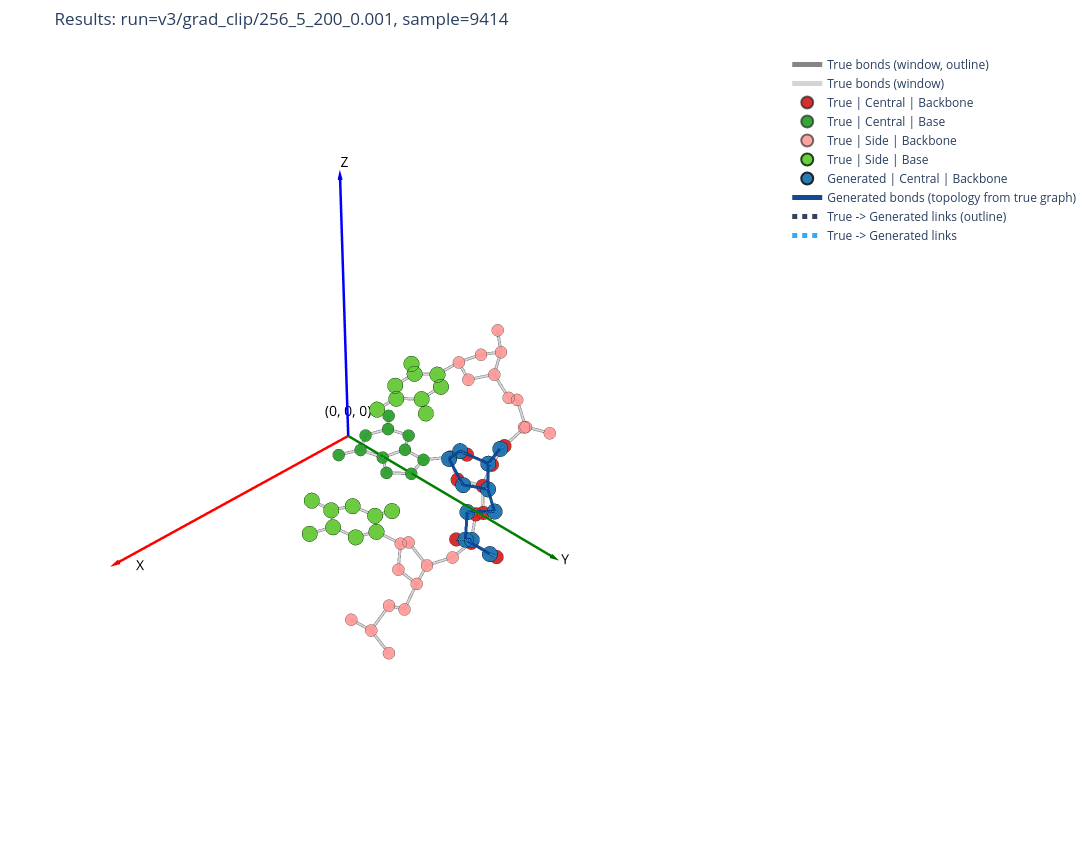

This figure's notebook cell:
### Markdown cell above
### Results

### Code cell
sample_idx = random.randint(0, len(test_dataset) - 1)
data = test_dataset[sample_idx].clone()

# Build masks once to express all visualization classes.
pos_full = data.pos.cpu().numpy()
central_mask = data.central_mask.cpu().numpy().astype(bool)
backbone_mask = data.backbone_mask.cpu().numpy().astype(bool)
side_mask = ~central_mask
base_mask = ~backbone_mask
target_mask = central_mask & backbone_mask

edge_index = data.edge_index.cpu().numpy() if data.edge_index is not None else None
true_backbone = pos_full[target_mask]

# Run generation for central-backbone atoms only.
with torch.no_grad():
    pred_backbone_raw = model.sample(data).cpu().numpy()

# Apply translation-only alignment for visualization to remove possible global drift.
# The model predicts coordinates, while this correction only matches global centroid.
centroid_shift = true_backbone.mean(axis=0) - pred_backbone_raw.mean(axis=0)
pred_backbone = pred_backbone_raw + centroid_shift

# In this dataset, positions are already in the true central nucleotide frame:
# pos_local = (pos_global - origin_true) @ ref_frame_true.
origin_true = data.origin.squeeze(0).cpu().numpy() if hasattr(data, 'origin') else None
ref_frame_true = data.ref_frame.squeeze(0).cpu().numpy() if hasattr(data, 'ref_frame') else None

fig = go.Figure()

# Draw full true-window bonds with a two-layer style to improve visibility.
if edge_index is not None:
    lines_x, lines_y, lines_z = [], [], []
    for i in range(edge_index.shape[1]):
        src_idx, dst_idx = int(edge_index[0, i]), int(edge_index[1, i])
        if src_idx < dst_idx:
            p1 = pos_full[src_idx]
            p2 = pos_full[dst_idx]
            lines_x.extend([p1[0], p2[0], None])
            lines_y.extend([p1[1], p2[1], None])
            lines_z.extend([p1[2], p2[2], None])
    fig.add_trace(go.Scatter3d(
        x=lines_x,
        y=lines_y,
        z=lines_z,
        mode='lines',
        line=dict(color='rgba(35, 35, 35, 0.55)', width=6),
        name='True bonds (window, outline)'
    ))
    fig.add_trace(go.Scatter3d(
        x=lines_x,
        y=lines_y,
        z=lines_z,
        mode='lines',
        line=dict(color='rgba(210, 210, 210, 0.95)', width=3),
        name='True bonds (window)'
    ))

# Encode three classifications directly in legend and marker style:
# 1) backbone/base via color
# 2) central/side via size and edge thickness
# 3) true/generated via base color palette and outline style
true_classes = [
    ('True | Central | Backbone', central_mask & backbone_mask, '#d62728', 8, 0.96, 1.2),
    ('True | Central | Base', central_mask & base_mask, '#2ca02c', 7, 0.94, 1.0),
    ('True | Side | Backbone', side_mask & backbone_mask, '#ff9896', 7, 0.9, 1.0),
]

for name, mask, color, size, opacity, edge_width in true_classes:
    if np.any(mask):
        pts = pos_full[mask]
        fig.add_trace(go.Scatter3d(
            x=pts[:, 0],
            y=pts[:, 1],
            z=pts[:, 2],
            mode='markers',
            marker=dict(
                size=size,
                color=color,
                opacity=opacity,
                symbol='circle',
                line=dict(width=edge_width, color='rgba(20, 20, 20, 0.65)')
            ),
            name=name
        ))

# Draw side-base atoms separately at the top layer so they are not visually lost.
side_base_mask = side_mask & base_mask
if np.any(side_base_mask):
    side_base_pts = pos_full[side_base_mask]
    fig.add_trace(go.Scatter3d(
        x=side_base_pts[:, 0],
        y=side_base_pts[:, 1],
        z=side_base_pts[:, 2],
        mode='markers',
        marker=dict(
            size=9,
            color='#6acb3d',
            opacity=0.98,
            symbol='circle',
            line=dict(width=1.4, color='rgba(15, 55, 10, 0.95)')
        ),
        name='True | Side | Base'
    ))

fig.add_trace(go.Scatter3d(
    x=pred_backbone[:, 0],
    y=pred_backbone[:, 1],
    z=pred_backbone[:, 2],
    mode='markers',
    marker=dict(
        size=9,
        color='#1f77b4',
        opacity=0.97,
        symbol='circle',
        line=dict(width=2.4, color='rgba(10, 10, 10, 0.9)')
    ),
    name='Generated | Central | Backbone'
))

# Build generated bonds by reusing central-backbone topology from the true graph.
if edge_index is not None:
    target_indices = np.where(target_mask)[0]
    target_global_to_local = {g: i for i, g in enumerate(target_indices)}
    gen_bonds_x, gen_bonds_y, gen_bonds_z = [], [], []
    for i in range(edge_index.shape[1]):
        src_idx, dst_idx = int(edge_index[0, i]), int(edge_index[1, i])
        if src_idx in target_global_to_local and dst_idx in target_global_to_local and src_idx < dst_idx:
            p1 = pred_backbone[target_global_to_local[src_idx]]
            p2 = pred_backbone[target_global_to_local[dst_idx]]
            gen_bonds_x.extend([p1[0], p2[0], None])
            gen_bonds_y.extend([p1[1], p2[1], None])
            gen_bonds_z.extend([p1[2], p2[2], None])
    if len(gen_bonds_x) > 0:
        fig.add_trace(go.Scatter3d(
            x=gen_bonds_x,
            y=gen_bonds_y,
            z=gen_bonds_z,
            mode='lines',
            line=dict(color='rgba(8, 65, 140, 0.95)', width=6),
            name='Generated bonds (topology from true graph)'
        ))

# Add pairwise GT->generated correspondence lines (same atom order as target_mask indexing).
if true_backbone.shape[0] == pred_backbone.shape[0]:
    corr_x, corr_y, corr_z = [], [], []
    for i in range(true_backbone.shape[0]):
        p_true = true_backbone[i]
        p_pred = pred_backbone[i]
        corr_x.extend([p_true[0], p_pred[0], None])
        corr_y.extend([p_true[1], p_pred[1], None])
        corr_z.extend([p_true[2], p_pred[2], None])
    fig.add_trace(go.Scatter3d(
        x=corr_x,
        y=corr_y,
        z=corr_z,
        mode='lines',
        line=dict(color='rgba(10, 25, 50, 0.82)', width=6, dash='dot'),
        name='True -> Generated links (outline)'
    ))
    fig.add_trace(go.Scatter3d(
        x=corr_x,
        y=corr_y,
        z=corr_z,
        mode='lines',
        line=dict(color='rgba(40, 170, 255, 0.98)', width=3, dash='dot'),
        name='True -> Generated links'
    ))

# Scale the displayed frame to current sample extent while keeping the origin fixed.
all_points = np.vstack([pos_full, pred_backbone])
radius = float(np.max(np.linalg.norm(all_points, axis=1)))
axis_len = max(4.0, radius * 1.15)

fig.add_trace(go.Scatter3d(
    x=[0, axis_len], y=[0, 0], z=[0, 0], mode='lines',
    line=dict(color='red', width=5), showlegend=False, name='Frame X'
))
fig.add_trace(go.Scatter3d(
    x=[0, 0], y=[0, axis_len], z=[0, 0], mode='lines',
    line=dict(color='green', width=5), showlegend=False, name='Frame Y'
))
fig.add_trace(go.Scatter3d(
    x=[0, 0], y=[0, 0], z=[0, axis_len], mode='lines',
    line=dict(color='blue', width=5), showlegend=False, name='Frame Z'
))

fig.add_trace(go.Cone(
    x=[axis_len], y=[0], z=[0], u=[1], v=[0], w=[0],
    showscale=False, colorscale=[[0, 'red'], [1, 'red']],
    sizemode='absolute', sizeref=0.45, anchor='tail', name='Frame X arrow'
))
fig.add_trace(go.Cone(
    x=[0], y=[axis_len], z=[0], u=[0], v=[1], w=[0],
    showscale=False, colorscale=[[0, 'green'], [1, 'green']],
    sizemode='absolute', sizeref=0.45, anchor='tail', name='Frame Y arrow'
))
fig.add_trace(go.Cone(
    x=[0], y=[0], z=[axis_len], u=[0], v=[0], w=[1],
    showscale=False, colorscale=[[0, 'blue'], [1, 'blue']],
    sizemode='absolute', sizeref=0.45, anchor='tail', name='Frame Z arrow'
))

fig.add_trace(go.Scatter3d(
    x=[axis_len, 0.3, 0, 0],
    y=[0.3, axis_len, 0.3, 0],
    z=[0, 0, axis_len, 0.25],
    mode='text',
    text=['X', 'Y', 'Z', '(0, 0, 0)'],
    textposition=['middle right', 'middle right', 'top center', 'top center'],
    textfont=dict(size=14, color='black'),
    showlegend=False
))

fig.update_layout(
    title=f'Results: run={run_filename}, sample={sample_idx}',
    scene=dict(
        xaxis=dict(visible=False),
        yaxis=dict(visible=False),
        zaxis=dict(visible=False),
        aspectmode='data'
    ),
    width=1300,
    height=850,
    margin=dict(r=10, l=10, b=10, t=50),
    legend=dict(itemsizing='constant')
)

fig.show()

### Figure 1 — Plotly figure (JSON) as saved in the notebook; plotly's stock layout.template omitted (floating-point values rounded to 4 significant figures; data arrays with more than 128 entries replaced by an {"elided": "..."} marker saying what was removed)
{"data": [{"line": {"color": "rgba(35, 35, 35, 0.55)", "width": 6}, "mode": "lines", "name": "True bonds (window, outline)", "type": "scatter3d", "x": {"elided": "204 float values"}, "y": {"elided": "204 float values"}, "z": {"elided": "204 float values"}}, {"line": {"color": "rgba(210, 210, 210, 0.95)", "width": 3}, "mode": "lines", "name": "True bonds (window)", "type": "scatter3d", "x": {"elided": "204 float values"}, "y": {"elided": "204 float values"}, "z": {"elided": "204 float values"}}, {"marker": {"color": "#d62728", "line": {"color": "rgba(20, 20, 20, 0.65)", "width": 1.2}, "opacity": 0.96, "size": 8, "symbol": "circle"}, "mode": "markers", "name": "True | Central | Backbone", "type": "scatter3d", "x": [0.06828, -0.4517, 1.226, -1.124, -2.237, -3.156, -2.631, -3.356, -4.687, -2.358, -2.468], "y": [9.361, 10.65, 9.342, 8.549, 8.14, 7.217, 5.865, 7.576, 7.274, 6.657, 5.407], "z": [-2.032, -2.522, -1.11, -1.346, -2.128, -1.344, -1.351, 0.1236, 0.492, 0.8294, -0.02456]}, {"marker": {"color": "#2ca02c", "line": {"color": "rgba(20, 20, 20, 0.65)", "width": 1}, "opacity": 0.94, "size": 7, "symbol": "circle"}, "mode": "markers", "name": "True | Central | Base", "type": "scatter3d", "x": [-1.287, 0.02311, 0.8691, 0.06626, 0.4213, 1.551, -0.6984, -1.996, -2.944, -2.343, -1.263], "y": [4.554, 4.957, 3.966, 2.834, 1.464, 0.9643, 0.642, 1.085, 0.1393, 2.364, 3.179], "z": [0.005171, -0.002776, -0.0002771, 0.0004601, 0.0004969, 0.003633, 0.0006763, 0.0007685, -0.001391, -0.00172, -0.00183]}, {"marker": {"color": "#ff9896", "line": {"color": "rgba(20, 20, 20, 0.65)", "width": 1}, "opacity": 0.9, "size": 7, "symbol": "circle"}, "mode": "markers", "name": "True | Side | Backbone", "type": "scatter3d", "x": [5.806, 5.904, 6.703, 4.3, 3.258, 1.942, 1.879, 1.711, 0.4381, 1.791, 1.334, -5.393, -6.504, -4.338, -5.999, -6.652, -6.748, -5.593, -6.782, -7.564, -5.318, -4.977], "y": [8.016, 9.401, 7.571, 7.74, 7.808, 7.375, 5.927, 7.86, 8.475, 6.582, 5.532, 8.036, 8.834, 8.704, 6.845, 5.755, 4.553, 3.69, 4.875, 3.91, 4.718, 3.483], "z": [-4.96, -5.464, -3.873, -4.511, -5.469, -4.859, -4.814, -3.426, -3.321, -2.592, -3.585, 1.713, 1.152, 2.506, 2.59, 1.945, 2.867, 2.683, 4.358, 5.018, 4.743, 3.934]}, {"marker": {"color": "#6acb3d", "line": {"color": "rgba(15, 55, 10, 0.95)", "width": 1.4}, "opacity": 0.98, "size": 9, "symbol": "circle"}, "mode": "markers", "name": "True | Side | Base", "type": "scatter3d", "x": [1.826, 0.9452, -0.2299, 1.494, 2.811, 3.213, 3.679, 3.151, 5.129, -3.53, -3.076, -3.808, -1.725, -0.807, 0.3888, -1.353, -2.675, -0.4503], "y": [4.171, 3.118, 3.238, 1.908, 1.655, 0.5299, 2.803, 3.993, 2.651, 3.28, 2.019, 1.05, 1.924, 2.952, 2.772, 4.253, 4.352, 5.445], "z": [-3.263, -3.279, -3.56, -2.962, -2.631, -2.359, -2.626, -2.938, -2.281, 3.719, 3.441, 3.369, 3.261, 3.311, 3.129, 3.609, 3.795, 3.699]}, {"marker": {"color": "#1f77b4", "line": {"color": "rgba(10, 10, 10, 0.9)", "width": 2.4}, "opacity": 0.97, "size": 9, "symbol": "circle"}, "mode": "markers", "name": "Generated | Central | Backbone", "type": "scatter3d", "x": [-0.04801, -0.3262, 0.3909, -1.145, -1.969, -2.935, -2.554, -3.077, -4.509, -2.417, -2.586], "y": [8.867, 10.31, 9.653, 7.953, 9.099, 7.777, 6.352, 7.549, 7.142, 6.122, 5.22], "z": [-2.186, -2.457, -1.475, -1.54, -1.345, -1.147, -1.409, 0.3252, 0.341, 0.7588, -0.2782]}, {"line": {"color": "rgba(8, 65, 140, 0.95)", "width": 6}, "mode": "lines", "name": "Generated bonds (topology from true graph)", "type": "scatter3d", "x": [-0.04801, -0.3262, null, -0.04801, 0.3909, null, -0.04801, -1.145, null, -1.145, -1.969, null, -1.969, -2.935, null, -2.935, -2.554, null, -2.935, -3.077, null, -2.554, -2.586, null, -3.077, -4.509, null, -3.077, -2.417, null, -2.417, -2.586, null], "y": [8.867, 10.31, null, 8.867, 9.653, null, 8.867, 7.953, null, 7.953, 9.099, null, 9.099, 7.777, null, 7.777, 6.352, null, 7.777, 7.549, null, 6.352, 5.22, null, 7.549, 7.142, null, 7.549, 6.122, null, 6.122, 5.22, null], "z": [-2.186, -2.457, null, -2.186, -1.475, null, -2.186, -1.54, null, -1.54, -1.345, null, -1.345, -1.147, null, -1.147, -1.409, null, -1.147, 0.3252, null, -1.409, -0.2782, null, 0.3252, 0.341, null, 0.3252, 0.7588, null, 0.7588, -0.2782, null]}, {"line": {"color": "rgba(10, 25, 50, 0.82)", "dash": "dot", "width": 6}, "mode": "lines", "name": "True -> Generated links (outline)", "type": "scatter3d", "x": [0.06828, -0.04801, null, -0.4517, -0.3262, null, 1.226, 0.3909, null, -1.124, -1.145, null, -2.237, -1.969, null, -3.156, -2.935, null, -2.631, -2.554, null, -3.356, -3.077, null, -4.687, -4.509, null, -2.358, -2.417, null, -2.468, -2.586, null], "y": [9.361, 8.867, null, 10.65, 10.31, null, 9.342, 9.653, null, 8.549, 7.953, null, 8.14, 9.099, null, 7.217, 7.777, null, 5.865, 6.352, null, 7.576, 7.549, null, 7.274, 7.142, null, 6.657, 6.122, null, 5.407, 5.22, null], "z": [-2.032, -2.186, null, -2.522, -2.457, null, -1.11, -1.475, null, -1.346, -1.54, null, -2.128, -1.345, null, -1.344, -1.147, null, -1.351, -1.409, null, 0.1236, 0.3252, null, 0.492, 0.341, null, 0.8294, 0.7588, null, -0.02456, -0.2782, null]}, {"line": {"color": "rgba(40, 170, 255, 0.98)", "dash": "dot", "width": 3}, "mode": "lines", "name": "True -> Generated links", "type": "scatter3d", "x": [0.06828, -0.04801, null, -0.4517, -0.3262, null, 1.226, 0.3909, null, -1.124, -1.145, null, -2.237, -1.969, null, -3.156, -2.935, null, -2.631, -2.554, null, -3.356, -3.077, null, -4.687, -4.509, null, -2.358, -2.417, null, -2.468, -2.586, null], "y": [9.361, 8.867, null, 10.65, 10.31, null, 9.342, 9.653, null, 8.549, 7.953, null, 8.14, 9.099, null, 7.217, 7.777, null, 5.865, 6.352, null, 7.576, 7.549, null, 7.274, 7.142, null, 6.657, 6.122, null, 5.407, 5.22, null], "z": [-2.032, -2.186, null, -2.522, -2.457, null, -1.11, -1.475, null, -1.346, -1.54, null, -2.128, -1.345, null, -1.344, -1.147, null, -1.351, -1.409, null, 0.1236, 0.3252, null, 0.492, 0.341, null, 0.8294, 0.7588, null, -0.02456, -0.2782, null]}, {"line": {"color": "red", "width": 5}, "mode": "lines", "name": "Frame X", "showlegend": false, "type": "scatter3d", "x": [0, 14.23], "y": [0, 0], "z": [0, 0]}, {"line": {"color": "green", "width": 5}, "mode": "lines", "name": "Frame Y", "showlegend": false, "type": "scatter3d", "x": [0, 0], "y": [0, 14.23], "z": [0, 0]}, {"line": {"color": "blue", "width": 5}, "mode": "lines", "name": "Frame Z", "showlegend": false, "type": "scatter3d", "x": [0, 0], "y": [0, 0], "z": [0, 14.23]}, {"anchor": "tail", "colorscale": [[0, "red"], [1, "red"]], "name": "Frame X arrow", "showscale": false, "sizemode": "absolute", "sizeref": 0.45, "type": "cone", "u": [1], "v": [0], "w": [0], "x": [14.23], "y": [0], "z": [0]}, {"anchor": "tail", "colorscale": [[0, "green"], [1, "green"]], "name": "Frame Y arrow", "showscale": false, "sizemode": "absolute", "sizeref": 0.45, "type": "cone", "u": [0], "v": [1], "w": [0], "x": [0], "y": [14.23], "z": [0]}, {"anchor": "tail", "colorscale": [[0, "blue"], [1, "blue"]], "name": "Frame Z arrow", "showscale": false, "sizemode": "absolute", "sizeref": 0.45, "type": "cone", "u": [0], "v": [0], "w": [1], "x": [0], "y": [0], "z": [14.23]}, {"mode": "text", "showlegend": false, "text": ["X", "Y", "Z", "(0, 0, 0)"], "textfont": {"color": "black", "size": 14}, "textposition": ["middle right", "middle right", "top center", "top center"], "type": "scatter3d", "x": [14.23, 0.3, 0, 0], "y": [0.3, 14.23, 0.3, 0], "z": [0, 0, 14.23, 0.25]}], "layout": {"height": 850, "legend": {"itemsizing": "constant"}, "margin": {"b": 10, "l": 10, "r": 10, "t": 50}, "scene": {"aspectmode": "data", "xaxis": {"visible": false}, "yaxis": {"visible": false}, "zaxis": {"visible": false}}, "title": {"text": "Results: run=v3/grad_clip/256_5_200_0.001, sample=9414"}, "width": 1300}}
